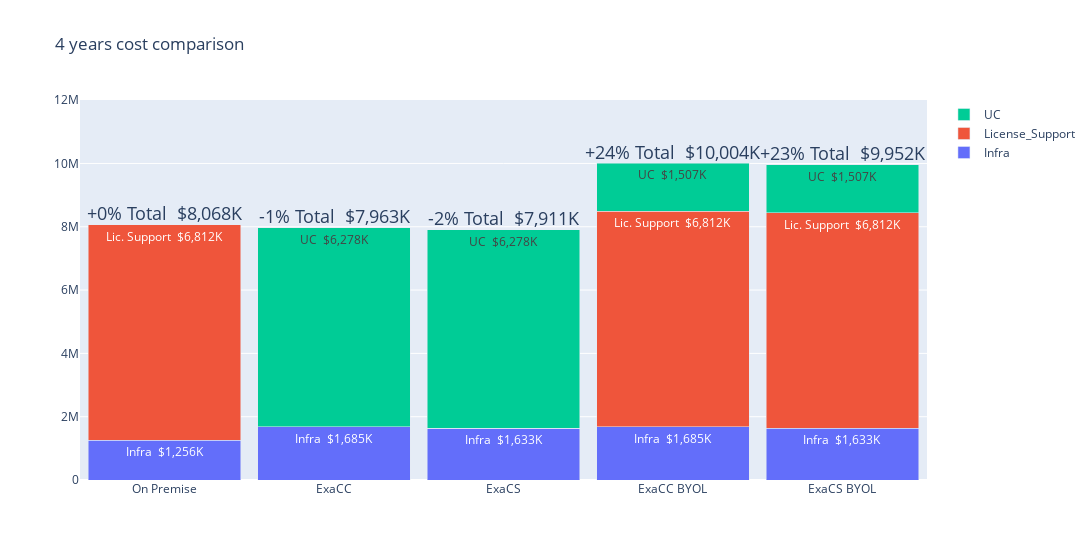

Notebook code for this chart:
### Code cell
import pandas as pd
import plotly.graph_objects as go
import TCOComparison as TCO
import LicenseAnalysis as LA

max_cores_supported=LA.getMaxCoresSupported()
totalSupportPaid=LA.getTotalSupportPaid()

#totalSupportPaid=licenses[licenses["DB_Option"]>0]["Contract ARR"].sum()
TCO_result=TCO.TCO_comparison(
    cores=max_cores_supported,
    storageTB=max_cores_supported*2,
    annualDBsupport=totalSupportPaid,
    utilization=0.4)
Scenarios = ['On Premise', 'ExaCC', 'ExaCS', 'ExaCC BYOL', 'ExaCS BYOL']
Infrastructure = TCO_result['Infrastructure']
License_support = TCO_result['DB Support']
Universal_credits=TCO_result['UC']
width = 0.9       # the width of the bars: can also be len(x) sequence

#Totals=list(map(lambda a,b,c: a+b+c, Infrastructure, License_support,Universal_credits))
Totals=TCO_result['Total']
Reference='On Premise' # On the chart the savings will be displayed based on this reference

data={'Scenarios':Scenarios,'Infra':Infrastructure,'License_support':License_support,'UC':Universal_credits}
df=pd.DataFrame(data)
df.set_index('Scenarios', inplace=True)
fig=go.Figure(
    data=[
        go.Bar(
            name="Infra",
            x=df.index,
            y=df.Infra,
            offsetgroup=0,
            text=list(map(lambda val: 'Infra \n${:,.0f}K'.format(val/1000) if(val>0) else "",df.Infra)),
            textposition="inside"
        ),
         go.Bar(
            name="License_Support",
            x=df.index,
            y=df.License_support,
            offsetgroup=0,
            text=list(map(lambda val: 'Lic. Support \n${:,.0f}K'.format(val/1000) if(val>0) else "",df.License_support)),
            textposition="inside",
            textfont=dict(
                color="white"
            )
        ),       
        go.Bar(
            name="UC",
            x=df.index,
            y=df.UC,
            offsetgroup=0,
            text=list(map(lambda val: 'UC \n${:,.0f}K'.format(val/1000) if(val>0) else "",df.UC)),
            textposition="inside"
        )
    ]
)
fig.update_layout(barmode="stack",bargap=0.1)

totalSum=df.sum(axis="columns")
totalSumText=list(map(lambda val: '{:+.0%} Total \n${:,.0f}K'.format(val/totalSum[Reference]-1,val/1000) if(val>0) else "",totalSum))
fig.add_trace(go.Scatter(
#    x=df.Scenarios, 
    x=df.index,
    y=totalSum,
    text=totalSumText,
    mode="text",
    textposition='top center',
    textfont=dict(
        size=18,
    ),
    showlegend=False
))
fig.update_yaxes(range=[0,totalSum.max()*1.2])
fig.update_layout(title="4 years cost comparison",width=df.index.size*220)
fig.show()

### Figure 1 — Plotly figure (JSON) as saved in the notebook; plotly's stock layout.template omitted (floating-point values rounded to 4 significant figures)
{"data": [{"name": "Infra", "offsetgroup": "0", "text": ["Infra \n$1,256K", "Infra \n$1,685K", "Infra \n$1,633K", "Infra \n$1,685K", "Infra \n$1,633K"], "textposition": "inside", "type": "bar", "x": ["On Premise", "ExaCC", "ExaCS", "ExaCC BYOL", "ExaCS BYOL"], "y": [1255680, 1684800, 1632960, 1684800, 1632960]}, {"name": "License_Support", "offsetgroup": "0", "text": ["Lic. Support \n$6,812K", "", "", "Lic. Support \n$6,812K", "Lic. Support \n$6,812K"], "textfont": {"color": "white"}, "textposition": "inside", "type": "bar", "x": ["On Premise", "ExaCC", "ExaCS", "ExaCC BYOL", "ExaCS BYOL"], "y": [6812223, 0, 0, 6812223, 6812223]}, {"name": "UC", "offsetgroup": "0", "text": ["", "UC \n$6,278K", "UC \n$6,278K", "UC \n$1,507K", "UC \n$1,507K"], "textposition": "inside", "type": "bar", "x": ["On Premise", "ExaCC", "ExaCS", "ExaCC BYOL", "ExaCS BYOL"], "y": [0, 6278000.0, 6278000.0, 1507000.0, 1507000.0]}, {"mode": "text", "showlegend": false, "text": ["+0% Total \n$8,068K", "-1% Total \n$7,963K", "-2% Total \n$7,911K", "+24% Total \n$10,004K", "+23% Total \n$9,952K"], "textfont": {"size": 18}, "textposition": "top center", "type": "scatter", "x": ["On Premise", "ExaCC", "ExaCS", "ExaCC BYOL", "ExaCS BYOL"], "y": [8067903, 7963000.0, 7911000.0, 10000000.0, 9952000.0]}], "layout": {"bargap": 0.1, "barmode": "stack", "title": {"text": "4 years cost comparison"}, "width": 1100, "yaxis": {"range": [0, 12000000.0]}}}
